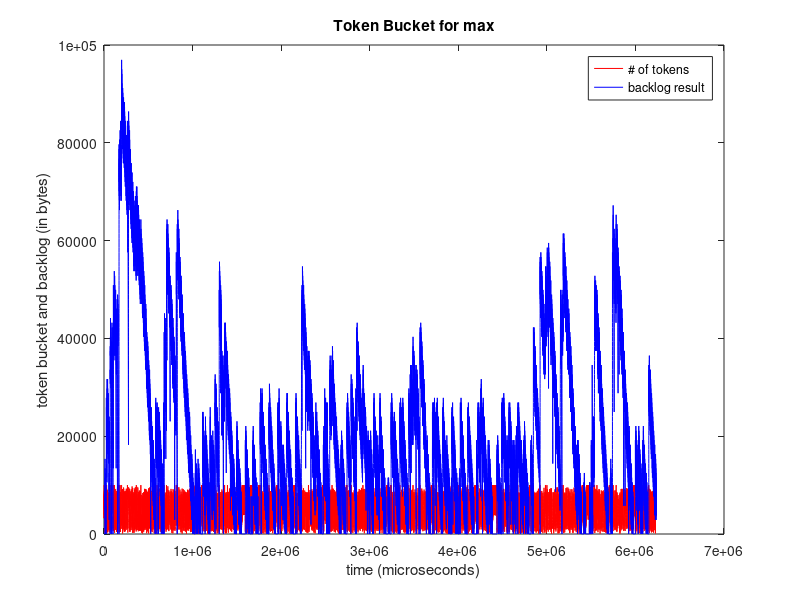
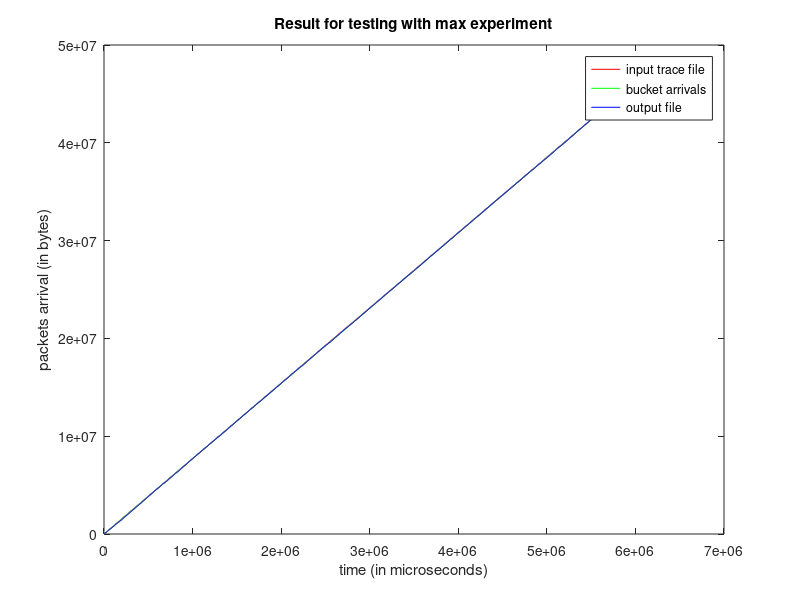

These figures' MATLAB source, in order:
clc;clear all;
%%%%%%%%%%%%%%%%%%%%%%%%%%%%%%%%%%%%%%%%%%%%%%%%%%%%%%%%%%%%%%%%%%%
%Reading data from a file
%Note that time is in micro seconds and packetsize is in Bytes
%%%%%%%%%%%%%%%%%%%%%%%%%%%%%%%%%%%%%%%%%%%%%%%%%%%%%%%%%%%%%%%%%%%

%trace file
[packet_no_p, time_p, packetsize_p] = textread('max_GeneratorOutput.txt', '%f %f %f');

time1 = zeros(1,50000);
arrival1 = zeros(1,50000);

time1(1) = time_p(1);
arrival1(1) = packetsize_p(1);
i=2
while i<=50000
    time1(i) = time1(i-1) + time_p(i);
    arrival1(i) = arrival1(i-1) + packetsize_p(i);
    i=i+1;
end
    
%token bucket output
[arrival_time, packetsize_p2, back_log, num_of_tokens] = textread('max_bucket_1.txt', '%f %f %f %f');
time2 = zeros(1,50000);
arrival2 = zeros(1,50000);

time2(1) = arrival_time(1);
arrival2(1) = packetsize_p2(1);
i=2
while i<=50000
    time2(i) = time2(i-1) + arrival_time(i);
    arrival2(i) = arrival2(i-1) + packetsize_p2(i);
    i=i+1;
end

%sink output
[packet_no_p3, packetsize_p3, arrival_time2] = textread('max_TrafficSinkOutput.txt', '%f %f %f');
time3 = zeros(1,50000);
arrival3 = zeros(1,50000);

time3(1) = arrival_time2(1);
arrival3(1) = packetsize_p3(1);
i=2
while i<=50000
    time3(i) = time3(i-1) + arrival_time2(i);
    arrival3(i) = arrival3(i-1) + packetsize_p3(i);
    i=i+1;
end

%First plot shows the plot for backlog, as well as the token. 
figure(1);
plotToken = zeros(1,50000);
plotBacklog = zeros(1,50000);
i=1;
while i<=50000
    plotToken(i) = num_of_tokens(i);
    plotBacklog(i) = back_log(i);
    i=i+1;
end
h1 = plot(time2, plotToken, 'r',time2, plotBacklog,'b')
hold on
legned_1= legend(h1,'# of tokens','backlog result');

title('Token Bucket for max');
xlabel('time (microseconds)');
ylabel('token bucket and backlog (in bytes)');
hold off
%Second plot is the result for input file, bucket and output file. 
figure(2);
h2 = plot(time1,arrival1, 'r', time2,arrival2, 'g', time3,arrival3, 'b');
hold on
legend_2 = legend(h2, 'input trace file', 'bucket arrivals', 'output file');
title('Result for testing with max experiment');
xlabel('time (in microseconds)');
ylabel('packets arrival (in bytes)');
hold off